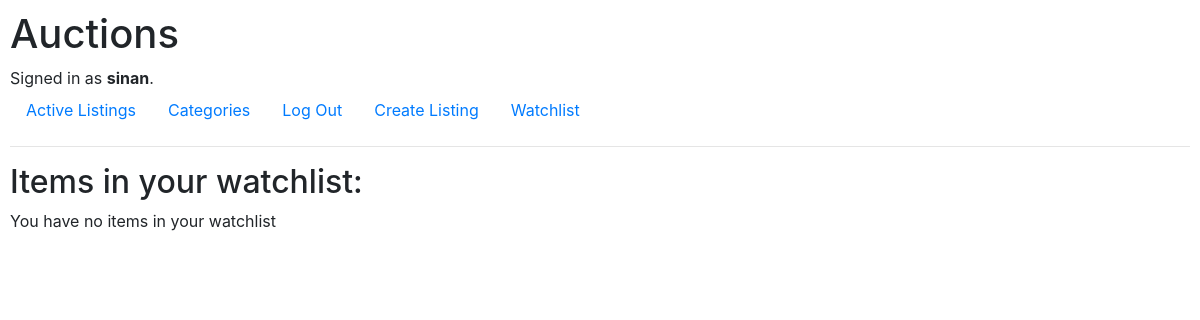
/watchlist (signed in), run on an earlier commit of the app's database.
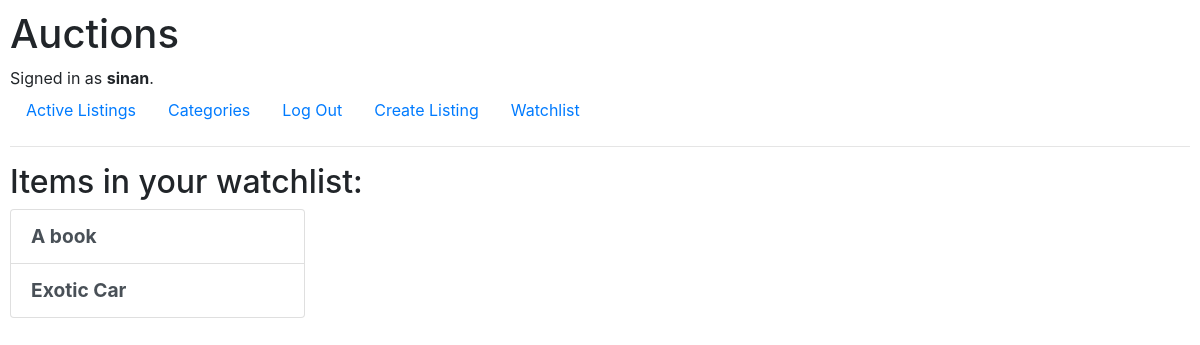
And on a later commit of the database.
### auctions/models.py (models this page shows)
class Auctions(models.Model):
    ELECTRONICS = "ER"
    FASHION = "FS"
    HOME = "HM"
    ELSE = "EL"
    CATEGORY_CHOICES = {
        ELECTRONICS: "Electronics",
        FASHION: "Fashion",
        HOME: "Home",
        ELSE: "Everything Else",
    }
    title = models.CharField(max_length=64)
    description = models.CharField(max_length=256,default='', blank=True)
    image = models.URLField(default='',blank=True)
    price = models.DecimalField(max_digits=12, decimal_places=2)
    initial_price = models.DecimalField(max_digits=12, decimal_places=2)
    category = models.CharField(max_length=2, choices=CATEGORY_CHOICES, default=ELSE)
    active = models.BooleanField(default=True)
    created_time = models.DateTimeField(auto_now_add=True)
    watchlist = models.ManyToManyField(User, related_name="watchlist", blank=True)
    owner = models.ForeignKey(User, related_name="owner", on_delete=models.SET_NULL, null=True)
    buyer = models.ForeignKey(User, default="", blank=True, on_delete=models.SET_NULL, null=True)

### auctions/views.py (the view)
# urls.py: path("watchlist", views.watchlist, name="watchlist"),
@login_required
def watchlist(request):
    items = Auctions.objects.filter(watchlist__id=request.user.id)
    print(items)
    return render(request, "auctions/watchlist.html", {
        "items":items
    })

### auctions/templates/auctions/watchlist.html (shortened to what this page needs)
{% extends "auctions/layout.html" %}
{% block body %}
    <h2>Items in your watchlist:</h2>
    <div class="list-group w-25" id="watchlist">
        {% for item in items %}
        <a href="{% url 'listing' item.id %}" class="list-group-item list-group-item-action" style="font-weight:700;font-size: larger;">{{item.title}}</a>
        {% empty %}
            <p>You have no items in your watchlist</p>
        {% endfor %}
    </div>
{% endblock %}

What changed in the data, as far as the page shows it:
now on this page (row edited): Auctions: title "A book"
now on this page (row unchanged): Auctions: title "Exotic Car"
Also different on the page:
text no longer shown: "You have no items in your watchlist"
